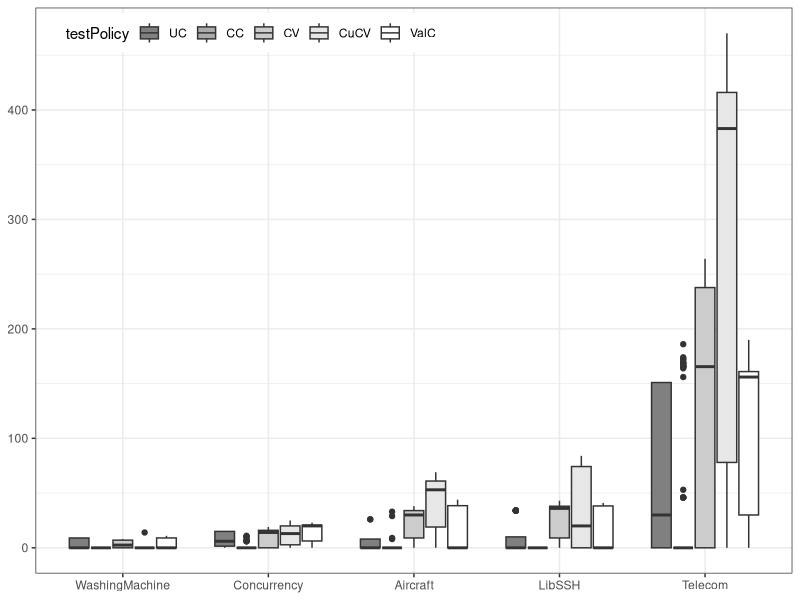
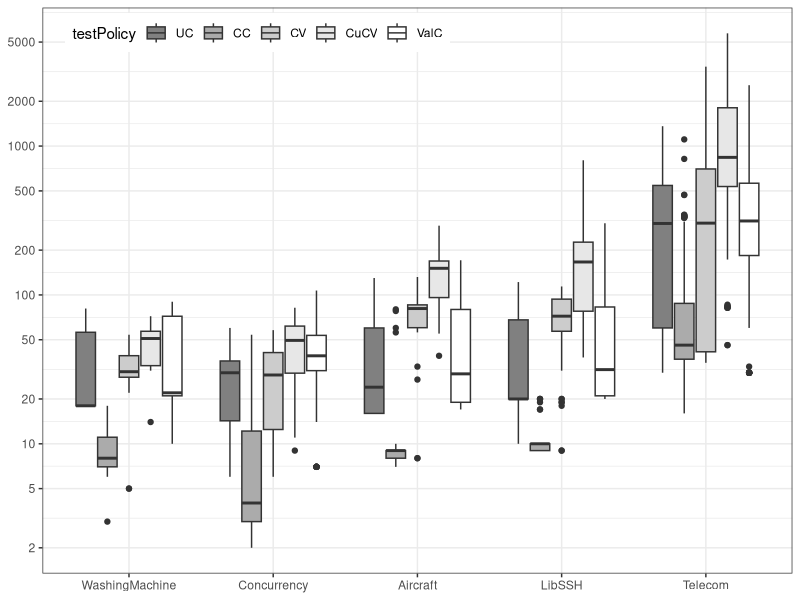
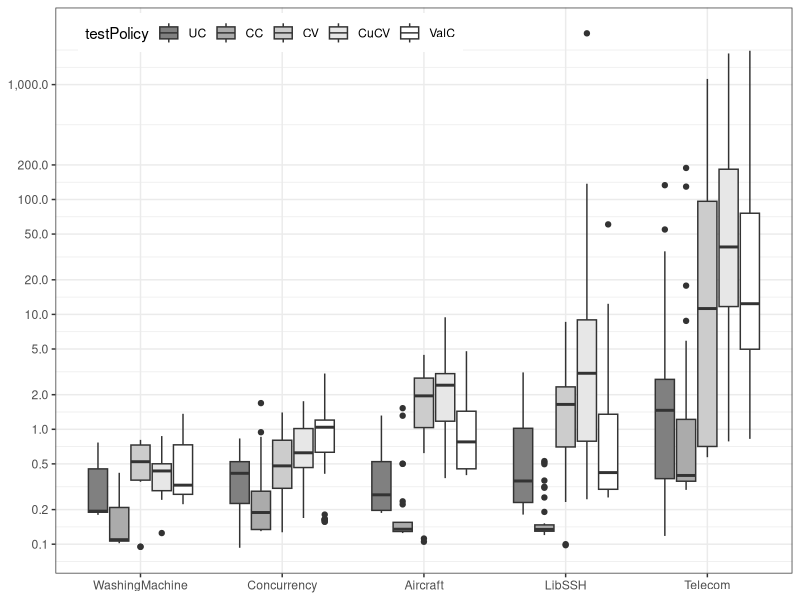
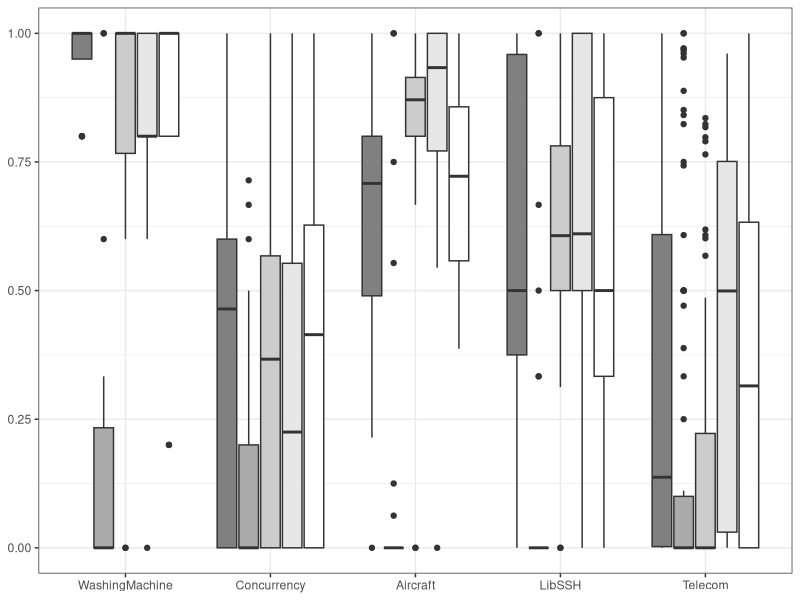
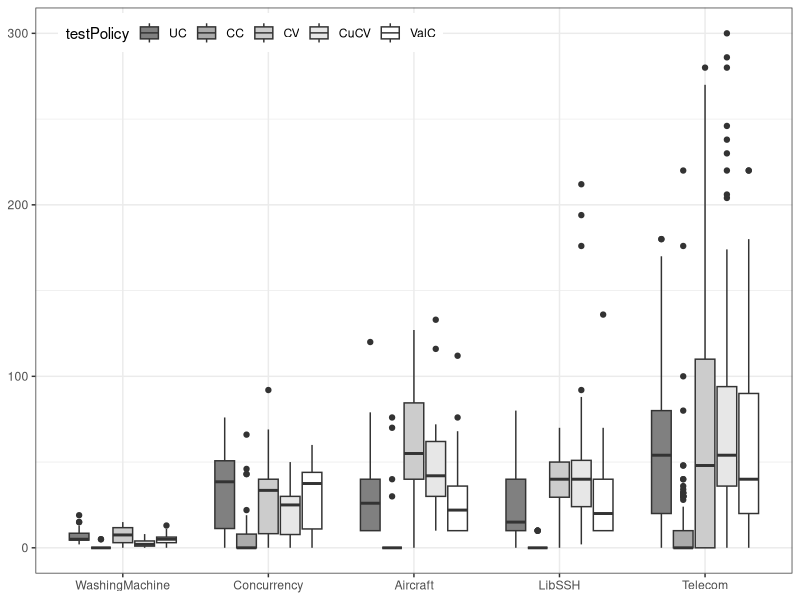
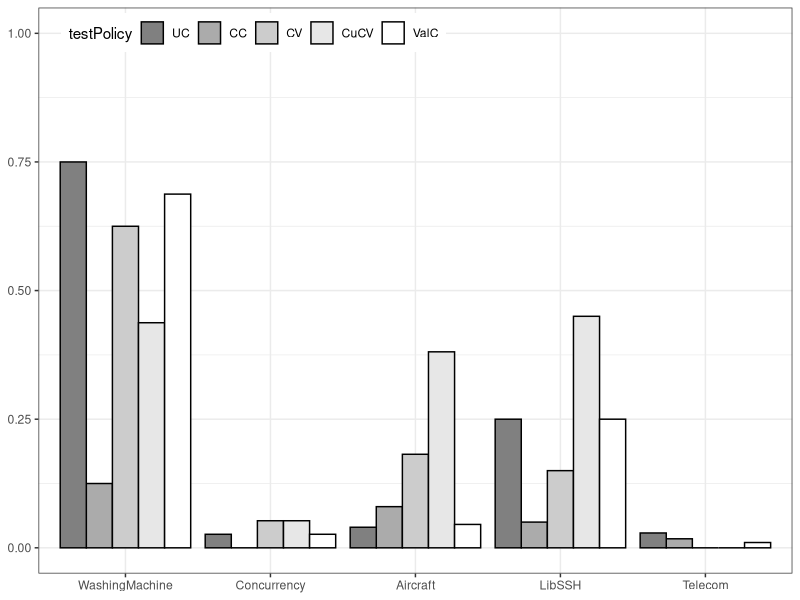
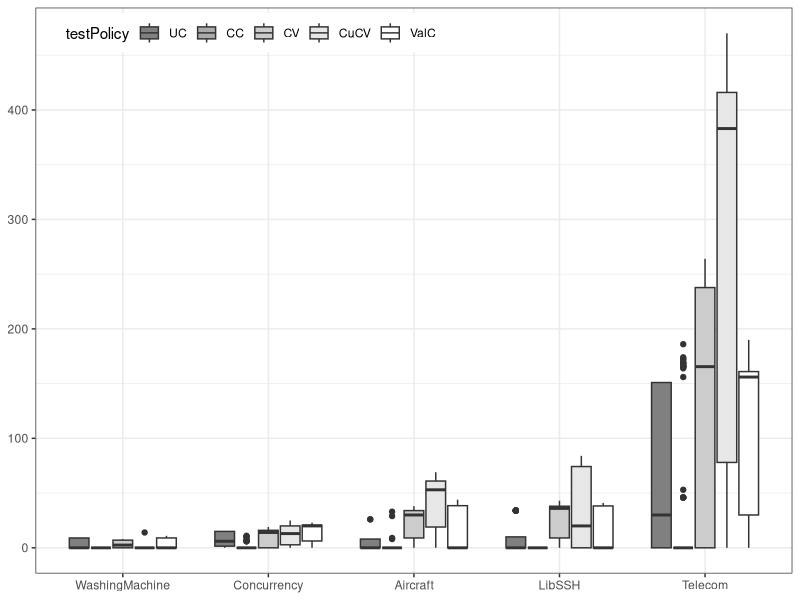
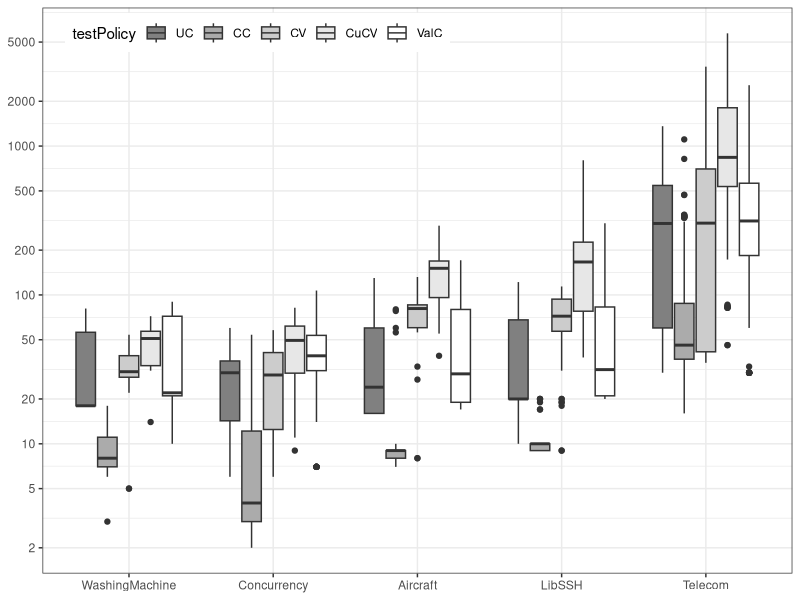

Generate these figures, in order, with R:
# Obs: It works only if the script is "Sourced" before the run.
# The suggestion is to use Rstudio as IDE and check the flag "Source on Save"
# ( see: http://stackoverflow.com/questions/13672720/r-command-for-setting-working-directory-to-source-file-location )

this.dir <- dirname(parent.frame(2)$ofile)
setwd(this.dir)

mydata <- read.table("results.txt", header=TRUE, sep="",fill=TRUE)
# , row.names="model","mutOperator"
# remove row with FID < 0 - assuming something went wrong with BEN (execption)
#mydata = mydata[mydata$FID >= 0,]
#remove NA
mydata <- na.omit(mydata) 
# order
mydata$model = factor(mydata$model,c("WashingMachine","Concurrency","Aircraft","LibSSH","Telecom"))
mydata$testPolicy = factor(mydata$testPolicy,c("UC","CC","CV","CuCV","ValC"))

withGGPLOT <- function() {
  library(ggplot2)
  library(gridExtra)
  library(gtable)
  library(grid)
  library(scales)
  
  OUTPUT = TRUE
 # p1 <- ggplot(mydata, aes(model,time/1000,color=model)) + geom_boxplot()
#  print(p1)
  optLegend <- theme(legend.direction = "horizontal", legend.justification = c(0, 1), legend.position = c(0.03,0.99), axis.title.x=element_blank(), axis.title.y=element_blank())
  noLegend <- theme(legend.position = "none", axis.title.x=element_blank(), axis.title.y=element_blank())
  
  # oracleEvaluation
  p1 <- ggplot(mydata, aes(model,oracleEvaluation,fill=testPolicy)) + geom_boxplot() + scale_fill_grey(start = 0.5, end = 1) + theme_bw() + optLegend
  print(p1)
  if (OUTPUT) ggsave(p1, file="oraclecalls.pdf", width=5, height=2.3)
 
  # initTests
  p2 <- ggplot(mydata, aes(model,nInitTests,fill=testPolicy)) + geom_boxplot() + scale_fill_grey(start = 0.5, end = 1 ) + theme_bw() + 
        scale_y_continuous(trans='log10', breaks=c(2,5,10,20,50,100,200,500,1000,2000,5000)) + optLegend
  print(p2)
  if (OUTPUT) ggsave(p2, file="initTests.pdf", width=5, height=2.3)
  
  # time
  p3 <- ggplot(mydata, aes(model,rtime/1000,fill=testPolicy)) + geom_boxplot() + scale_fill_grey(start = 0.5, end =1  ) + theme_bw() + scale_y_continuous(trans='log10', breaks=c(0.1,0.2,0.5,1,2,5,10,20,50,100,200,1000), labels = scales::comma) + ylab("repairing time") + optLegend
  print(p3)
  if (OUTPUT) ggsave(p3, file="time.pdf", width=5, height=2.3)
  
  # FID
  p4 <- ggplot(mydata, aes(model,FID,fill=testPolicy)) + geom_boxplot() + scale_fill_grey(start = 0.5, end = 1) + theme_bw() + ylim(0,1) + noLegend
  print(p4)
  #if (OUTPUT) ggsave(p4, file="FID.pdf", width=5, height=2.3)
  
  # BENTests
  p5 <- ggplot(mydata, aes(model,nBENTests,fill=testPolicy)) + geom_boxplot() + scale_fill_grey(start = 0.5, end =1 ) + theme_bw() + optLegend
  print(p5)
  if (OUTPUT) ggsave(p5, file="BENTests.pdf", width=5, height=2.3)
  
  options(gsubfn.engine = "R")  # http://stackoverflow.com/questions/17128260/r-stuck-in-loading-sqldf-package
  library(sqldf)
  
  mydata$m2 <- 0
  
  sqldf() # start a sequence of SQL statements
  fn$sqldf("update mydata set m2=1 where mutationTRepaired = 'true' ")
  mydata <- sqldf("select * from main.mydata")
  sqldf() # SQL statements finished
  trm <- sqldf("select model,testPolicy,sum(m2)/count(*) as ratio from mydata group by model,testPolicy")
  #print(trm)
  trm$testPolicy = factor(trm$testPolicy,c("UC","CC","CV","CuCV","ValC"))
  trm$model = factor(trm$model,c("WashingMachine","Concurrency","Aircraft","LibSSH","Telecom"))
  p6 <- ggplot(trm, aes(model,fill=testPolicy,y=ratio)) + geom_bar(stat="identity", position="dodge",colour="black") + 
    scale_fill_grey(start = 0.5, end =1 ) + theme_bw() + optLegend + ylim(0,1)
  print(p6)
  if (OUTPUT) ggsave(p6, file="TRM.pdf",width=5, height=2.3)

}

withGGPLOT()

normalPlots <- function() {
  # effort
  boxplot((time/1000)~model,log="y") #main="Car Milage Data", xlab="Number of Cylinders", ylab="Miles Per Gallon") 
  boxplot(nInitTests~model,log="y") #main="Car Milage Data", xlab="Number of Cylinders", ylab="Miles Per Gallon") 
  
  # 
  n_policies = 5
  
  output = FALSE
  
  #if (output) png(height=50, width=90, units = "mm", file='oracleEvaluation.png', res= 600)
  if (output) pdf(width=9, height=5,file='oracleEvaluation.pdf')
  par(mar=c(3, 2, 0, 0))
  
  myplot=boxplot(oracleEvaluation~testPolicy*model,xaxt="n") #main="Car Milage Data", xlab="Number of Cylinders", ylab="Miles Per Gallon") 
  #spec names
  my_names=sapply(strsplit(myplot$names , '\\.') , function(x) x[[2]] )
  my_names=my_names[seq(1 , length(my_names) , n_policies)]
  #tp_names
  tp_names=sapply(strsplit(myplot$names , '\\.') , function(x) x[[1]] )
  
  axis(1, at = seq(1.5 , 10 , n_policies), labels = my_names , tick=FALSE , cex=0.3)
  axis(1, mgp=c(3, .3, 0), at = seq(1 , 6 , 1), labels = tp_names , tick=TRUE , cex=0.7)
  for(i in seq(0.5 , 20 , n_policies)){ abline(v=i,lty=1, col="grey")}
  if (output) dev.off()
  
  boxplot(oracleEvaluation~model,data=mydata) #main="Car Milage Data", xlab="Number of Cylinders", ylab="Miles Per Gallon") 
  
  
  
  
  boxplot(FID~time,data=mydata) #main="Car Milage Data", xlab="Number of Cylinders", ylab="Miles Per Gallon")
}

#normalPlots()
